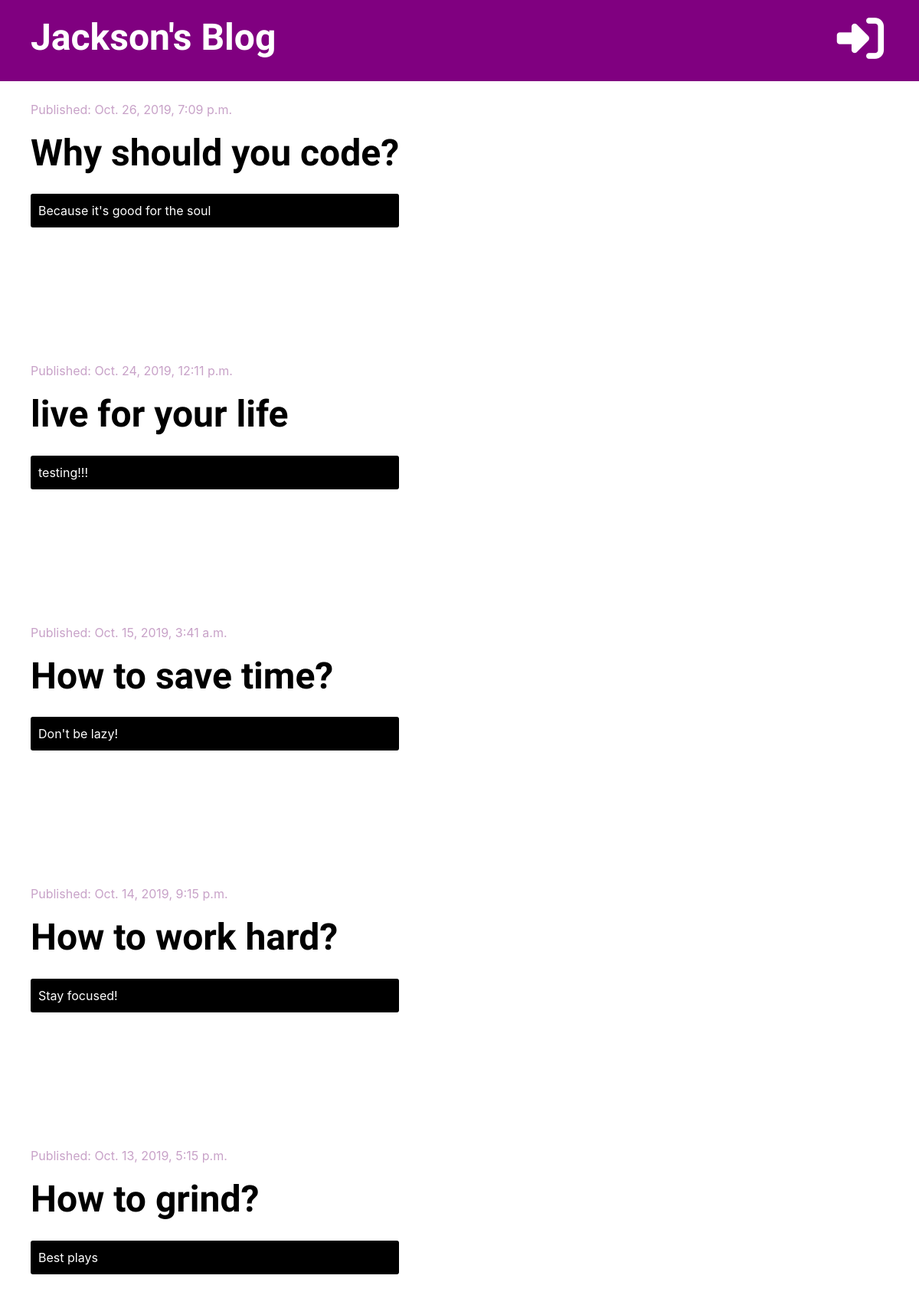
The page / on the database its author committed.
### blog/models.py (models this page shows, shortened)
class Post(models.Model):
    author = models.ForeignKey('auth.User', on_delete=models.CASCADE)
    title = models.CharField(max_length=200)
    text = models.TextField()
    created_date = models.DateTimeField(default=timezone.now)
    published_date = models.DateTimeField(blank=True, null=True)

### blog/views.py (the view)
# urls.py: path('', views.post_list, name='post_list'),
def post_list(request):
    posts = Post.objects.filter(published_date__lte=timezone.now()).order_by('-published_date')
    stuff_for_frontend = {'posts': posts}
    return render(request, 'blog/post_list.html', stuff_for_frontend)

### blog/templates/blog/post_list.html (shortened to what this page needs)
{% extends 'blog/base.html' %}
{% block content %}
    {% for post in posts %}
        <div class="post">
            <div class="date">
                <p>Published: {{ post.published_date }}</p>
            </div>
            <h1><a href="{% url 'post_detail' pk=post.pk %}">{{ post.title }}</a></h1>
            <p class="text">{{ post.text|truncatechars:50|linebreaksbr }}</p>
        </div>
    {% endfor %}
{% endblock %}

### blog/static/css/blog.css (style rules this page uses)
h1, h2, h3, h4 { font-family: 'Tangerine', 'Inconsolata', 'Droid Sans', serif; font-weight: bold; font-size: 48px; }
.date { padding-top: 25px; color: #c8a2c8; }
.post { margin-bottom: 150px; }
.post h1 a { color: black; }
.text { color: #ffffff; background-color: black; padding: 10px; margin-top: 25px; width: 100%; border-radius: 3px; }

### rows shown on the page
Post: published_date "Oct. 26, 2019, 7:09 p.m.", title "Why should you code?", text "Because it's good for the soul"
Post: published_date "Oct. 24, 2019, 12:11 p.m.", title "live for your life", text "testing!!!"
Post: published_date "Oct. 15, 2019, 3:41 a.m.", title "How to save time?", text "Don't be lazy!"
Post: published_date "Oct. 14, 2019, 9:15 p.m.", title "How to work hard?", text "Stay focused!"
Post: published_date "Oct. 13, 2019, 5:15 p.m.", title "How to grind?", text "Best plays"
